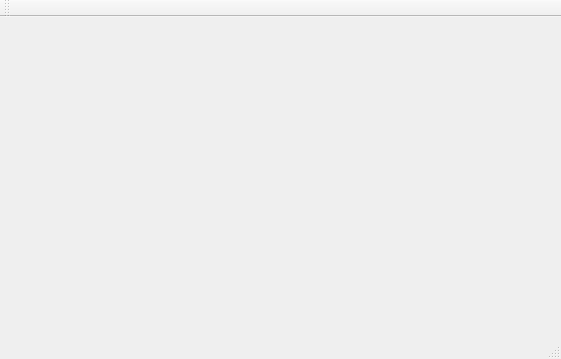
<?xml version="1.0" encoding="UTF-8"?>
<ui version="4.0">
 <class>MainWindow</class>
 <widget class="QMainWindow" name="MainWindow">
  <property name="geometry">
   <rect>
    <x>0</x>
    <y>0</y>
    <width>561</width>
    <height>359</height>
   </rect>
  </property>
  <property name="windowTitle">
   <string>MainWindow</string>
  </property>
  <widget class="QWidget" name="centralWidget"/>
  <widget class="QMenuBar" name="menuBar">
   <property name="geometry">
    <rect>
     <x>0</x>
     <y>0</y>
     <width>561</width>
     <height>26</height>
    </rect>
   </property>
  </widget>
  <widget class="QToolBar" name="mainToolBar">
   <attribute name="toolBarArea">
    <enum>TopToolBarArea</enum>
   </attribute>
   <attribute name="toolBarBreak">
    <bool>false</bool>
   </attribute>
  </widget>
  <widget class="QStatusBar" name="statusBar"/>
 </widget>
 <layoutdefault spacing="6" margin="11"/>
 <resources/>
 <connections/>
</ui>
